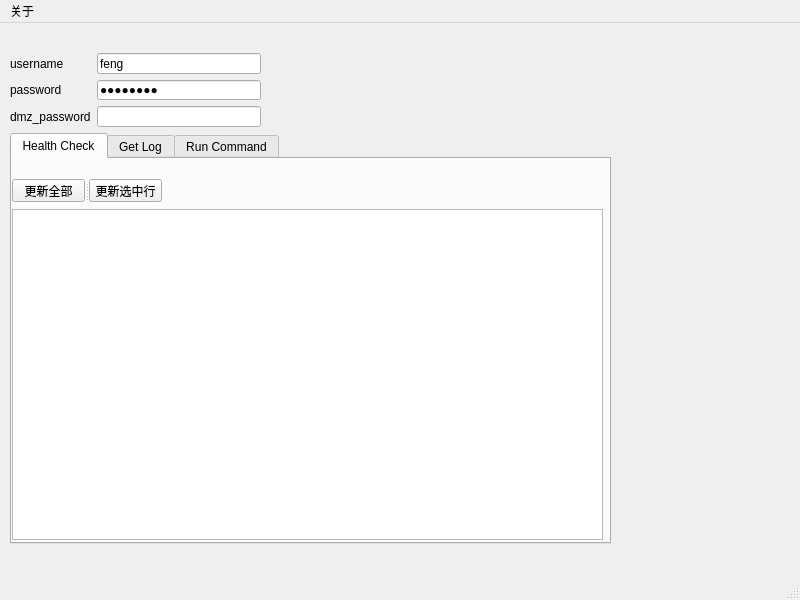
<?xml version="1.0" encoding="UTF-8"?>
<ui version="4.0">
 <class>MainWindow</class>
 <widget class="QMainWindow" name="MainWindow">
  <property name="geometry">
   <rect>
    <x>0</x>
    <y>0</y>
    <width>800</width>
    <height>600</height>
   </rect>
  </property>
  <property name="windowTitle">
   <string>MainWindow</string>
  </property>
  <widget class="QWidget" name="centralwidget">
   <widget class="QWidget" name="layoutWidget">
    <property name="geometry">
     <rect>
      <x>10</x>
      <y>30</y>
      <width>251</width>
      <height>74</height>
     </rect>
    </property>
    <layout class="QFormLayout" name="formLayout">
     <item row="0" column="0">
      <widget class="QLabel" name="username_label">
       <property name="text">
        <string>username</string>
       </property>
      </widget>
     </item>
     <item row="0" column="1">
      <widget class="QLineEdit" name="username">
       <property name="text">
        <string>feng</string>
       </property>
      </widget>
     </item>
     <item row="1" column="0">
      <widget class="QLabel" name="password_label">
       <property name="text">
        <string>password</string>
       </property>
      </widget>
     </item>
     <item row="1" column="1">
      <widget class="QLineEdit" name="password">
       <property name="text">
        <string>anderson</string>
       </property>
       <property name="echoMode">
        <enum>QLineEdit::Password</enum>
       </property>
      </widget>
     </item>
     <item row="2" column="1">
      <widget class="QLineEdit" name="dmz_password">
       <property name="echoMode">
        <enum>QLineEdit::Password</enum>
       </property>
      </widget>
     </item>
     <item row="2" column="0">
      <widget class="QLabel" name="label">
       <property name="text">
        <string>dmz_password</string>
       </property>
      </widget>
     </item>
    </layout>
   </widget>
   <widget class="QTabWidget" name="tabWidget">
    <property name="geometry">
     <rect>
      <x>10</x>
      <y>110</y>
      <width>601</width>
      <height>411</height>
     </rect>
    </property>
    <property name="currentIndex">
     <number>0</number>
    </property>
    <widget class="QWidget" name="HC_tab">
     <attribute name="title">
      <string>Health Check</string>
     </attribute>
     <widget class="QTableWidget" name="tableWidget">
      <property name="geometry">
       <rect>
        <x>0</x>
        <y>50</y>
        <width>591</width>
        <height>331</height>
       </rect>
      </property>
     </widget>
     <widget class="QSplitter" name="splitter">
      <property name="geometry">
       <rect>
        <x>0</x>
        <y>20</y>
        <width>150</width>
        <height>23</height>
       </rect>
      </property>
      <property name="orientation">
       <enum>Qt::Horizontal</enum>
      </property>
      <widget class="QPushButton" name="update_all_button">
       <property name="text">
        <string>更新全部</string>
       </property>
      </widget>
      <widget class="QPushButton" name="update_selected_button">
       <property name="text">
        <string>更新选中行</string>
       </property>
      </widget>
     </widget>
    </widget>
    <widget class="QWidget" name="Log_tab">
     <attribute name="title">
      <string>Get Log</string>
     </attribute>
     <widget class="QPushButton" name="pushButton">
      <property name="geometry">
       <rect>
        <x>490</x>
        <y>50</y>
        <width>75</width>
        <height>23</height>
       </rect>
      </property>
      <property name="text">
       <string>Get Log</string>
      </property>
     </widget>
     <widget class="QTableWidget" name="log_table">
      <property name="geometry">
       <rect>
        <x>0</x>
        <y>20</y>
        <width>291</width>
        <height>331</height>
       </rect>
      </property>
     </widget>
     <widget class="QLabel" name="start_date_label">
      <property name="geometry">
       <rect>
        <x>300</x>
        <y>30</y>
        <width>61</width>
        <height>16</height>
       </rect>
      </property>
      <property name="text">
       <string>Start date</string>
      </property>
     </widget>
     <widget class="QLabel" name="end_date_label">
      <property name="geometry">
       <rect>
        <x>300</x>
        <y>60</y>
        <width>54</width>
        <height>12</height>
       </rect>
      </property>
      <property name="text">
       <string>End date</string>
      </property>
     </widget>
     <widget class="QDateEdit" name="start_date_Edit">
      <property name="geometry">
       <rect>
        <x>370</x>
        <y>30</y>
        <width>110</width>
        <height>22</height>
       </rect>
      </property>
      <property name="minimumDateTime">
       <datetime>
        <hour>0</hour>
        <minute>0</minute>
        <second>0</second>
        <year>1753</year>
        <month>9</month>
        <day>14</day>
       </datetime>
      </property>
      <property name="displayFormat">
       <string>yyyyMMdd</string>
      </property>
      <property name="date">
       <date>
        <year>2022</year>
        <month>8</month>
        <day>10</day>
       </date>
      </property>
     </widget>
     <widget class="QDateEdit" name="end_date_Edit">
      <property name="geometry">
       <rect>
        <x>370</x>
        <y>60</y>
        <width>110</width>
        <height>22</height>
       </rect>
      </property>
      <property name="displayFormat">
       <string>yyyyMMdd</string>
      </property>
     </widget>
    </widget>
    <widget class="QWidget" name="tab">
     <attribute name="title">
      <string>Run Command</string>
     </attribute>
     <widget class="QListView" name="listView">
      <property name="geometry">
       <rect>
        <x>20</x>
        <y>40</y>
        <width>261</width>
        <height>321</height>
       </rect>
      </property>
     </widget>
     <widget class="QLabel" name="label_4">
      <property name="geometry">
       <rect>
        <x>380</x>
        <y>30</y>
        <width>54</width>
        <height>12</height>
       </rect>
      </property>
      <property name="text">
       <string>Command</string>
      </property>
     </widget>
     <widget class="QPushButton" name="pushButton_2">
      <property name="geometry">
       <rect>
        <x>480</x>
        <y>80</y>
        <width>75</width>
        <height>23</height>
       </rect>
      </property>
      <property name="text">
       <string>run</string>
      </property>
     </widget>
     <widget class="QTextEdit" name="textEdit">
      <property name="geometry">
       <rect>
        <x>340</x>
        <y>50</y>
        <width>131</width>
        <height>101</height>
       </rect>
      </property>
     </widget>
    </widget>
   </widget>
  </widget>
  <widget class="QMenuBar" name="menubar">
   <property name="geometry">
    <rect>
     <x>0</x>
     <y>0</y>
     <width>800</width>
     <height>23</height>
    </rect>
   </property>
   <widget class="QMenu" name="menu">
    <property name="title">
     <string>关于</string>
    </property>
   </widget>
   <addaction name="menu"/>
  </widget>
  <widget class="QStatusBar" name="statusbar"/>
 </widget>
 <resources/>
 <connections/>
</ui>
